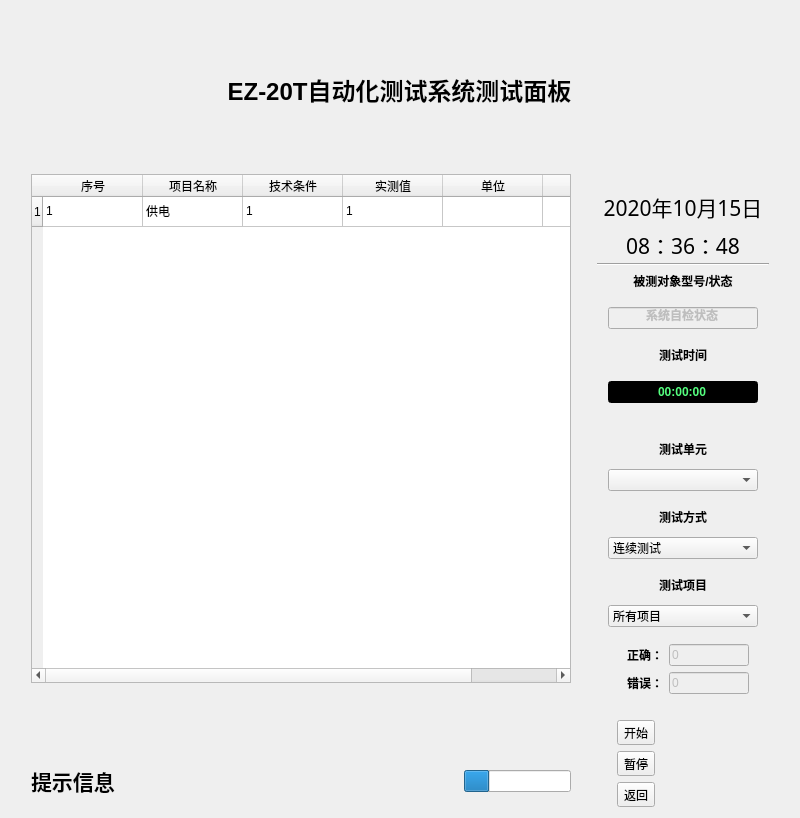
<?xml version="1.0" encoding="UTF-8"?>
<ui version="4.0">
 <class>AutoTestDlg12A</class>
 <widget class="QDialog" name="AutoTestDlg12A">
  <property name="geometry">
   <rect>
    <x>0</x>
    <y>0</y>
    <width>800</width>
    <height>818</height>
   </rect>
  </property>
  <property name="minimumSize">
   <size>
    <width>800</width>
    <height>600</height>
   </size>
  </property>
  <property name="maximumSize">
   <size>
    <width>80000</width>
    <height>600000</height>
   </size>
  </property>
  <property name="windowTitle">
   <string>AutoTestDlg</string>
  </property>
  <property name="styleSheet">
   <string notr="true"/>
  </property>
  <layout class="QVBoxLayout" name="verticalLayout_13">
   <item>
    <widget class="QWidget" name="widget" native="true">
     <layout class="QHBoxLayout" name="horizontalLayout_6">
      <item>
       <widget class="QLabel" name="label_3">
        <property name="minimumSize">
         <size>
          <width>683</width>
          <height>135</height>
         </size>
        </property>
        <property name="maximumSize">
         <size>
          <width>683</width>
          <height>135</height>
         </size>
        </property>
        <property name="layoutDirection">
         <enum>Qt::LeftToRight</enum>
        </property>
        <property name="styleSheet">
         <string notr="true">border-image: url(:/MultiControlSys/res/title.png);
font: 40pt &quot;微软雅黑&quot;;</string>
        </property>
        <property name="text">
         <string>&lt;html&gt;&lt;head/&gt;&lt;body&gt;&lt;p&gt;&lt;span style=&quot; font-size:18pt; font-weight:600;&quot;&gt;EZ-20T自动化测试系统测试面板&lt;/span&gt;&lt;/p&gt;&lt;/body&gt;&lt;/html&gt;</string>
        </property>
        <property name="alignment">
         <set>Qt::AlignCenter</set>
        </property>
       </widget>
      </item>
     </layout>
    </widget>
   </item>
   <item>
    <layout class="QHBoxLayout" name="horizontalLayout_10" stretch="1,0">
     <item>
      <layout class="QVBoxLayout" name="verticalLayout_12">
       <property name="spacing">
        <number>30</number>
       </property>
       <property name="leftMargin">
        <number>20</number>
       </property>
       <property name="bottomMargin">
        <number>10</number>
       </property>
       <item>
        <layout class="QVBoxLayout" name="verticalLayout">
         <item>
          <widget class="QTableWidget" name="tableWidget">
           <property name="styleSheet">
            <string notr="true"/>
           </property>
           <property name="textElideMode">
            <enum>Qt::ElideNone</enum>
           </property>
           <row>
            <property name="text">
             <string>1</string>
            </property>
           </row>
           <column>
            <property name="text">
             <string>序号</string>
            </property>
           </column>
           <column>
            <property name="text">
             <string>项目名称</string>
            </property>
           </column>
           <column>
            <property name="text">
             <string>技术条件</string>
            </property>
           </column>
           <column>
            <property name="text">
             <string>实测值</string>
            </property>
           </column>
           <column>
            <property name="text">
             <string>单位</string>
            </property>
           </column>
           <column>
            <property name="text">
             <string>结论</string>
            </property>
           </column>
           <item row="0" column="0">
            <property name="text">
             <string>1</string>
            </property>
           </item>
           <item row="0" column="1">
            <property name="text">
             <string>供电</string>
            </property>
           </item>
           <item row="0" column="2">
            <property name="text">
             <string>1</string>
            </property>
           </item>
           <item row="0" column="3">
            <property name="text">
             <string>1</string>
            </property>
           </item>
          </widget>
         </item>
        </layout>
       </item>
       <item>
        <widget class="QWidget" name="listItems" native="true">
         <property name="minimumSize">
          <size>
           <width>0</width>
           <height>20</height>
          </size>
         </property>
         <layout class="QVBoxLayout" name="verticalLayout_16"/>
        </widget>
       </item>
       <item>
        <layout class="QHBoxLayout" name="horizontalLayout" stretch="2,6,2">
         <item>
          <widget class="QLabel" name="label">
           <property name="maximumSize">
            <size>
             <width>100</width>
             <height>16777215</height>
            </size>
           </property>
           <property name="font">
            <font>
             <pointsize>16</pointsize>
             <bold>true</bold>
            </font>
           </property>
           <property name="text">
            <string>提示信息</string>
           </property>
          </widget>
         </item>
         <item>
          <widget class="QLabel" name="label_2">
           <property name="font">
            <font>
             <pointsize>16</pointsize>
             <bold>true</bold>
            </font>
           </property>
           <property name="text">
            <string/>
           </property>
          </widget>
         </item>
         <item>
          <widget class="QProgressBar" name="progressBar">
           <property name="styleSheet">
            <string notr="true">background-image: url(:/MultiControlSys/res/rular.png);</string>
           </property>
           <property name="value">
            <number>24</number>
           </property>
           <property name="textVisible">
            <bool>false</bool>
           </property>
          </widget>
         </item>
        </layout>
       </item>
      </layout>
     </item>
     <item>
      <layout class="QVBoxLayout" name="verticalLayout_9">
       <property name="leftMargin">
        <number>20</number>
       </property>
       <property name="rightMargin">
        <number>20</number>
       </property>
       <item>
        <layout class="QVBoxLayout" name="verticalLayout_3">
         <item>
          <layout class="QVBoxLayout" name="verticalLayout_2">
           <property name="topMargin">
            <number>20</number>
           </property>
           <item>
            <widget class="QLabel" name="lable_date">
             <property name="font">
              <font>
               <family>楷体</family>
               <pointsize>16</pointsize>
               <italic>false</italic>
               <bold>false</bold>
              </font>
             </property>
             <property name="styleSheet">
              <string notr="true">font: 16pt &quot;楷体&quot;;</string>
             </property>
             <property name="text">
              <string>2020年10月15日</string>
             </property>
             <property name="alignment">
              <set>Qt::AlignBottom|Qt::AlignHCenter</set>
             </property>
            </widget>
           </item>
           <item>
            <widget class="QLabel" name="lable_time">
             <property name="font">
              <font>
               <family>楷体</family>
               <pointsize>16</pointsize>
               <italic>false</italic>
               <bold>false</bold>
              </font>
             </property>
             <property name="styleSheet">
              <string notr="true">font: 16pt &quot;楷体&quot;;</string>
             </property>
             <property name="text">
              <string>08：36：48</string>
             </property>
             <property name="alignment">
              <set>Qt::AlignHCenter|Qt::AlignTop</set>
             </property>
            </widget>
           </item>
          </layout>
         </item>
         <item>
          <widget class="Line" name="line">
           <property name="styleSheet">
            <string notr="true"/>
           </property>
           <property name="orientation">
            <enum>Qt::Horizontal</enum>
           </property>
          </widget>
         </item>
        </layout>
       </item>
       <item>
        <layout class="QVBoxLayout" name="verticalLayout_4">
         <item>
          <widget class="QLabel" name="lable_date_2">
           <property name="font">
            <font>
             <bold>true</bold>
            </font>
           </property>
           <property name="text">
            <string>被测对象型号/状态</string>
           </property>
           <property name="alignment">
            <set>Qt::AlignBottom|Qt::AlignHCenter</set>
           </property>
          </widget>
         </item>
         <item>
          <widget class="QWidget" name="widget_7" native="true">
           <layout class="QHBoxLayout" name="horizontalLayout_9">
            <item>
             <widget class="QLineEdit" name="lineEdit">
              <property name="enabled">
               <bool>false</bool>
              </property>
              <property name="maximumSize">
               <size>
                <width>200</width>
                <height>16777215</height>
               </size>
              </property>
              <property name="font">
               <font>
                <bold>true</bold>
               </font>
              </property>
              <property name="text">
               <string>系统自检状态</string>
              </property>
              <property name="alignment">
               <set>Qt::AlignCenter</set>
              </property>
             </widget>
            </item>
           </layout>
          </widget>
         </item>
        </layout>
       </item>
       <item>
        <layout class="QVBoxLayout" name="verticalLayout_5">
         <item>
          <widget class="QLabel" name="lable_date_3">
           <property name="font">
            <font>
             <bold>true</bold>
            </font>
           </property>
           <property name="text">
            <string>测试时间</string>
           </property>
           <property name="alignment">
            <set>Qt::AlignBottom|Qt::AlignHCenter</set>
           </property>
          </widget>
         </item>
         <item>
          <widget class="QWidget" name="widget_6" native="true">
           <layout class="QHBoxLayout" name="horizontalLayout_8">
            <item>
             <widget class="QLineEdit" name="lineEdit_2">
              <property name="enabled">
               <bool>false</bool>
              </property>
              <property name="maximumSize">
               <size>
                <width>200</width>
                <height>16777215</height>
               </size>
              </property>
              <property name="font">
               <font>
                <bold>true</bold>
               </font>
              </property>
              <property name="styleSheet">
               <string notr="true">background-color: rgb(0, 0, 0);
color: rgb(85, 255, 127);</string>
              </property>
              <property name="text">
               <string>00:00:00</string>
              </property>
              <property name="alignment">
               <set>Qt::AlignCenter</set>
              </property>
             </widget>
            </item>
           </layout>
          </widget>
         </item>
        </layout>
       </item>
       <item>
        <layout class="QVBoxLayout" name="verticalLayout_6">
         <property name="spacing">
          <number>0</number>
         </property>
         <property name="topMargin">
          <number>20</number>
         </property>
         <item>
          <widget class="QLabel" name="lable_date_4">
           <property name="font">
            <font>
             <bold>true</bold>
            </font>
           </property>
           <property name="text">
            <string>测试单元</string>
           </property>
           <property name="alignment">
            <set>Qt::AlignBottom|Qt::AlignHCenter</set>
           </property>
          </widget>
         </item>
         <item>
          <widget class="QWidget" name="widget_3" native="true">
           <layout class="QHBoxLayout" name="horizontalLayout_4">
            <item>
             <widget class="QComboBox" name="comboBox">
              <property name="maximumSize">
               <size>
                <width>180</width>
                <height>16777215</height>
               </size>
              </property>
             </widget>
            </item>
           </layout>
          </widget>
         </item>
        </layout>
       </item>
       <item>
        <layout class="QVBoxLayout" name="verticalLayout_7">
         <property name="spacing">
          <number>0</number>
         </property>
         <item>
          <widget class="QLabel" name="lable_date_5">
           <property name="font">
            <font>
             <bold>true</bold>
            </font>
           </property>
           <property name="text">
            <string>测试方式</string>
           </property>
           <property name="alignment">
            <set>Qt::AlignBottom|Qt::AlignHCenter</set>
           </property>
          </widget>
         </item>
         <item>
          <widget class="QWidget" name="widget_4" native="true">
           <layout class="QHBoxLayout" name="horizontalLayout_5">
            <item>
             <widget class="QComboBox" name="comboBox_2">
              <property name="maximumSize">
               <size>
                <width>180</width>
                <height>16777215</height>
               </size>
              </property>
              <item>
               <property name="text">
                <string>连续测试</string>
               </property>
              </item>
              <item>
               <property name="text">
                <string>单项测试</string>
               </property>
              </item>
             </widget>
            </item>
           </layout>
          </widget>
         </item>
        </layout>
       </item>
       <item>
        <layout class="QVBoxLayout" name="verticalLayout_8">
         <property name="spacing">
          <number>0</number>
         </property>
         <property name="topMargin">
          <number>0</number>
         </property>
         <property name="bottomMargin">
          <number>0</number>
         </property>
         <item>
          <widget class="QLabel" name="lable_date_6">
           <property name="font">
            <font>
             <bold>true</bold>
            </font>
           </property>
           <property name="text">
            <string>测试项目</string>
           </property>
           <property name="alignment">
            <set>Qt::AlignBottom|Qt::AlignHCenter</set>
           </property>
          </widget>
         </item>
         <item>
          <widget class="QWidget" name="widget_5" native="true">
           <layout class="QHBoxLayout" name="horizontalLayout_7">
            <item>
             <widget class="QComboBox" name="comboBox_3">
              <property name="maximumSize">
               <size>
                <width>180</width>
                <height>16777215</height>
               </size>
              </property>
              <item>
               <property name="text">
                <string>所有项目</string>
               </property>
              </item>
              <item>
               <property name="text">
                <string>模拟量通道检查</string>
               </property>
              </item>
              <item>
               <property name="text">
                <string>422串口通讯检查</string>
               </property>
              </item>
              <item>
               <property name="text">
                <string>程控设备管理器检查</string>
               </property>
              </item>
              <item>
               <property name="text">
                <string>综合电源检查</string>
               </property>
              </item>
              <item>
               <property name="text">
                <string>中频电源</string>
               </property>
              </item>
              <item>
               <property name="text">
                <string>大气数据测控仪检查</string>
               </property>
              </item>
              <item>
               <property name="text">
                <string>雷达高度表信号源检查</string>
               </property>
              </item>
              <item>
               <property name="text">
                <string>导航信号模拟器检查</string>
               </property>
              </item>
              <item>
               <property name="text">
                <string>景象模拟器检查</string>
               </property>
              </item>
             </widget>
            </item>
           </layout>
          </widget>
         </item>
        </layout>
       </item>
       <item>
        <layout class="QVBoxLayout" name="verticalLayout_10">
         <property name="spacing">
          <number>6</number>
         </property>
         <property name="leftMargin">
          <number>30</number>
         </property>
         <property name="topMargin">
          <number>0</number>
         </property>
         <property name="rightMargin">
          <number>20</number>
         </property>
         <property name="bottomMargin">
          <number>20</number>
         </property>
         <item>
          <layout class="QHBoxLayout" name="horizontalLayout_2">
           <item>
            <widget class="QLabel" name="lable_date_7">
             <property name="font">
              <font>
               <bold>true</bold>
              </font>
             </property>
             <property name="text">
              <string>正确：</string>
             </property>
             <property name="alignment">
              <set>Qt::AlignCenter</set>
             </property>
            </widget>
           </item>
           <item>
            <widget class="QLineEdit" name="lineEdit_3">
             <property name="enabled">
              <bool>false</bool>
             </property>
             <property name="maximumSize">
              <size>
               <width>80</width>
               <height>16777215</height>
              </size>
             </property>
             <property name="text">
              <string>0</string>
             </property>
            </widget>
           </item>
          </layout>
         </item>
         <item>
          <layout class="QHBoxLayout" name="horizontalLayout_3">
           <item>
            <widget class="QLabel" name="lable_date_8">
             <property name="font">
              <font>
               <bold>true</bold>
              </font>
             </property>
             <property name="text">
              <string>错误：</string>
             </property>
             <property name="alignment">
              <set>Qt::AlignCenter</set>
             </property>
            </widget>
           </item>
           <item>
            <widget class="QLineEdit" name="lineEdit_4">
             <property name="enabled">
              <bool>false</bool>
             </property>
             <property name="maximumSize">
              <size>
               <width>80</width>
               <height>16777215</height>
              </size>
             </property>
             <property name="text">
              <string>0</string>
             </property>
            </widget>
           </item>
          </layout>
         </item>
         <item>
          <spacer name="verticalSpacer_4">
           <property name="orientation">
            <enum>Qt::Vertical</enum>
           </property>
           <property name="sizeHint" stdset="0">
            <size>
             <width>20</width>
             <height>40</height>
            </size>
           </property>
          </spacer>
         </item>
         <item>
          <spacer name="verticalSpacer_2">
           <property name="orientation">
            <enum>Qt::Vertical</enum>
           </property>
           <property name="sizeHint" stdset="0">
            <size>
             <width>20</width>
             <height>40</height>
            </size>
           </property>
          </spacer>
         </item>
         <item>
          <spacer name="verticalSpacer_3">
           <property name="orientation">
            <enum>Qt::Vertical</enum>
           </property>
           <property name="sizeHint" stdset="0">
            <size>
             <width>20</width>
             <height>40</height>
            </size>
           </property>
          </spacer>
         </item>
        </layout>
       </item>
       <item>
        <spacer name="verticalSpacer_5">
         <property name="orientation">
          <enum>Qt::Vertical</enum>
         </property>
         <property name="sizeHint" stdset="0">
          <size>
           <width>20</width>
           <height>40</height>
          </size>
         </property>
        </spacer>
       </item>
       <item>
        <layout class="QVBoxLayout" name="verticalLayout_11">
         <property name="spacing">
          <number>6</number>
         </property>
         <property name="leftMargin">
          <number>20</number>
         </property>
         <item>
          <widget class="QToolButton" name="btnstart">
           <property name="text">
            <string>开始</string>
           </property>
           <property name="icon">
            <iconset resource="MultiControlSys.qrc">
             <normaloff>:/MultiControlSys/res/start.png</normaloff>:/MultiControlSys/res/start.png</iconset>
           </property>
           <property name="iconSize">
            <size>
             <width>64</width>
             <height>66</height>
            </size>
           </property>
           <property name="toolButtonStyle">
            <enum>Qt::ToolButtonTextBesideIcon</enum>
           </property>
          </widget>
         </item>
         <item>
          <widget class="QToolButton" name="toolButton_2">
           <property name="text">
            <string>暂停</string>
           </property>
           <property name="icon">
            <iconset resource="MultiControlSys.qrc">
             <normaloff>:/MultiControlSys/res/pause.png</normaloff>:/MultiControlSys/res/pause.png</iconset>
           </property>
           <property name="iconSize">
            <size>
             <width>64</width>
             <height>66</height>
            </size>
           </property>
           <property name="toolButtonStyle">
            <enum>Qt::ToolButtonTextBesideIcon</enum>
           </property>
          </widget>
         </item>
         <item>
          <widget class="QToolButton" name="quit">
           <property name="text">
            <string>返回</string>
           </property>
           <property name="icon">
            <iconset resource="MultiControlSys.qrc">
             <normaloff>:/MultiControlSys/res/repaly.png</normaloff>:/MultiControlSys/res/repaly.png</iconset>
           </property>
           <property name="iconSize">
            <size>
             <width>64</width>
             <height>66</height>
            </size>
           </property>
           <property name="toolButtonStyle">
            <enum>Qt::ToolButtonTextBesideIcon</enum>
           </property>
          </widget>
         </item>
        </layout>
       </item>
      </layout>
     </item>
    </layout>
   </item>
  </layout>
 </widget>
 <layoutdefault spacing="6" margin="11"/>
 <resources>
  <include location="MultiControlSys.qrc"/>
 </resources>
 <connections/>
</ui>
